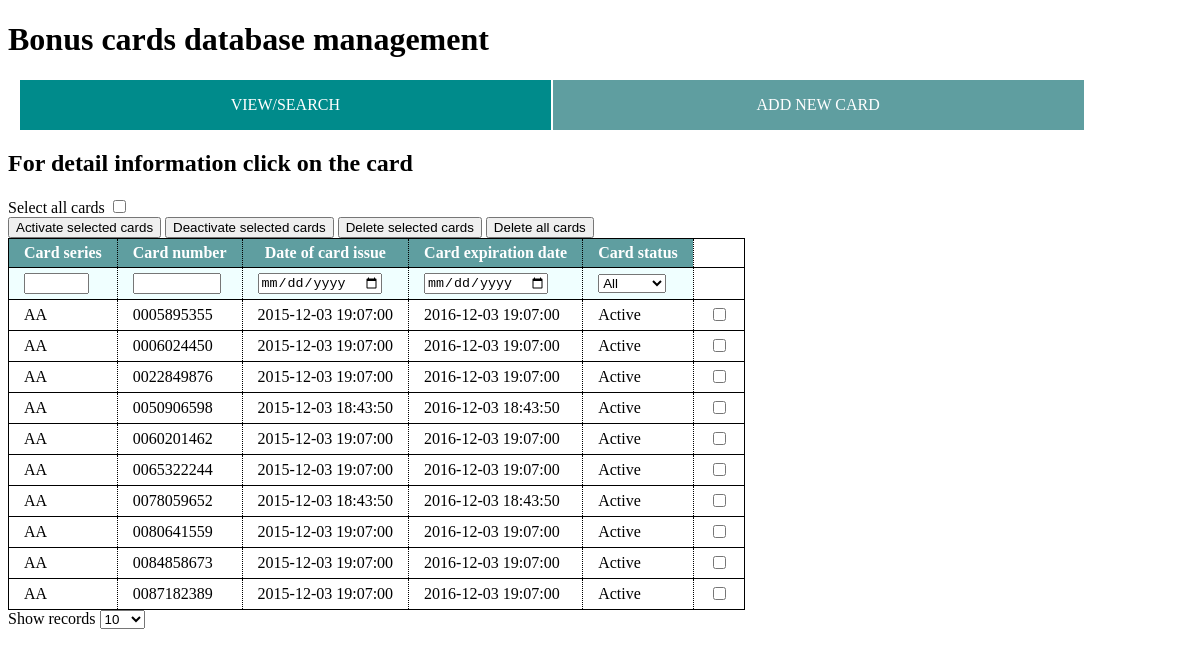
Before: / with the older database file.
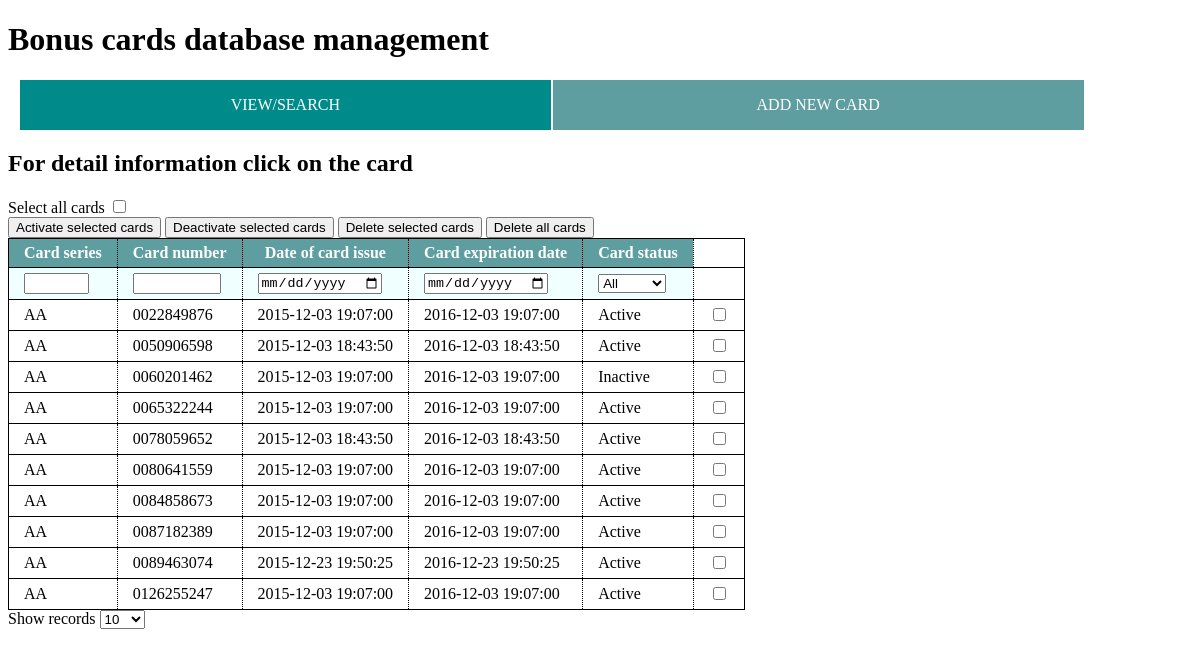
After: the same page with the newer database file.
### tables this page shows
CREATE TABLE IF NOT EXISTS `table_1` (
  `series` varchar(5) NOT NULL,
  `number` varchar(10) NOT NULL,
  `start_date` datetime NOT NULL,
  `end_date` datetime NOT NULL,
  `use_date` datetime NOT NULL,
  `summ` decimal(10,0) NOT NULL,
  `status` varchar(10) NOT NULL,
  PRIMARY KEY (`number`)
);

### index.php (the view, shortened to what this page needs)
<?php include 'header.php' ?>
<?php
include ('expiration.php');
?>
    <h2>For detail information click on the card</h2>
    <caption>Select all cards</caption>
    <input type="checkbox" id="select-all" class="select-all" name="select-all">
    <div class="buttons">
        <button  value="activate" class="activate" name="activate">Activate selected cards</button>
        <button  value="deactivate" class="deactivate" name="deactivate">Deactivate selected cards</button>
        <button  value="delete" class="" name="del-sel">Delete selected cards</button>
        <button  value="dellAll" class="dellAll" name="dellAll">Delete all cards</button>
    </div>
    <?php
    $startPos = 0;
    $showed = 10;
    $result = $mysqli->query("SELECT series, number, start_date, end_date, status FROM table_1 LIMIT $startPos, $showed");
    echo "<table class='table'>";
        echo "<tr>";
            echo "<th>Card series</th>";
            echo "<th>Card number</th>";
            echo "<th>Date of card issue</th>";
            echo "<th>Card expiration date</th>";
            echo "<th>Card status</th>";
        echo "</tr>";
?>
        <tr class='search-row'>
        <td><input id="search-series" class="form-inputs" name="search-series" type='text' maxlength='2' size='5' value=''></td>
        <td><input id="search-number" class="form-inputs" name="search-number" type='number' min='1' max='999999'></td>
            <td><input id="search-startDate" class="form-inputs" name="search-startDate" type='date'></td>
            <td><input id="search-endDate" class="form-inputs" name="search-endDate" type='date'></td>
            <td>
                <select id="search-status" class="form-inputs" name='search-status' size='1'>
                    <option selected value=''>All</option>
                </select>
                </td>
            </tr>
    <?php
    while ($rows = $result->fetch_assoc())  {
        echo "<tr class='table-rows'>";
            echo "<td><a href='detail.php?number=" . $rows['number'] . "'>" .$rows['series']. "</a></td>";
            echo "<td><a href='detail.php?number=" . $rows['number'] . "'>" .$rows['number']. "</a></td>";
            echo "<td><a href='detail.php?number=" . $rows['number'] . "'>" .$rows['start_date']. "</a></td>";
            echo "<td><a href='detail.php?number=" . $rows['number'] . "'>" .$rows['end_date']. "</a></td>";
            echo "<td><a href='detail.php?number=" . $rows['number'] . "'>" .$rows['status']. "</a></td>";
            echo "<td><input class='checked' type='checkbox' value='" .$rows['number']. "'></td>";
        echo "</tr>";
    } ;
    echo "</table>";
    ?>
<label for="">Show records</label>
<select id="records-count" class="records-count" name='records-count' size='1'>
    <option selected value='10'>10</option>
</select>
<?php include 'footer.php' ?>

### header.php (shortened to what this page needs)
<!DOCTYPE html>
<html lang="en">
<head>
    <link href="css/style.css" rel="stylesheet">
</head>
<body>
<h1>Bonus cards database management</h1>
<div class='tabs'>
    <a class='active-tab tab-search' href='index.php'>View/Search</a>
    <a class='tab-add' href='generateCards.php'>Add new card</a>
</div>

### footer.php (shortened to what this page needs)
</body>
</html>

### css/style.css (style rules this page uses)
* { box-sizing: border-box; }
.active-tab { background-color: darkcyan!important; }
.table { border-collapse: collapse; border: 1px solid black; }
.table-rows a { text-decoration: none; color: black; display: block; }
.table tr { border: 1px solid black; }
.table td, .table th { border: 1px dotted black; padding: 5px 15px; }
.table th { background-color: cadetblue; color: white; }
.search-row { background-color: azure; }
.tabs { width: 90%; margin-left: 10px; height: 50px; line-height: 50px; text-transform: uppercase; }
.tabs a { color: white; text-decoration: none; width: 50%; display: block; margin: 0; float: left; text-align: center; border-left: 2px solid white; background-color: cadetblue; }

Changed rows visible on the page:
removed table_1: series "AA", number "0005895355", start_date "2015-12-03 19:07:00", end_date "2016-12-03 19:07:00", status "Active"
removed table_1: series "AA", number "0006024450", start_date "2015-12-03 19:07:00", end_date "2016-12-03 19:07:00", status "Active"
changed table_1 id 0060201462: status "Active" → "Inactive"
added table_1: series "AA", number "0089463074", start_date "2015-12-23 19:50:25", end_date "2016-12-23 19:50:25", status "Active"
now on this page (row unchanged): table_1: series "AA", number "0126255247", start_date "2015-12-03 19:07:00", end_date "2016-12-03 19:07:00", status "Active"
